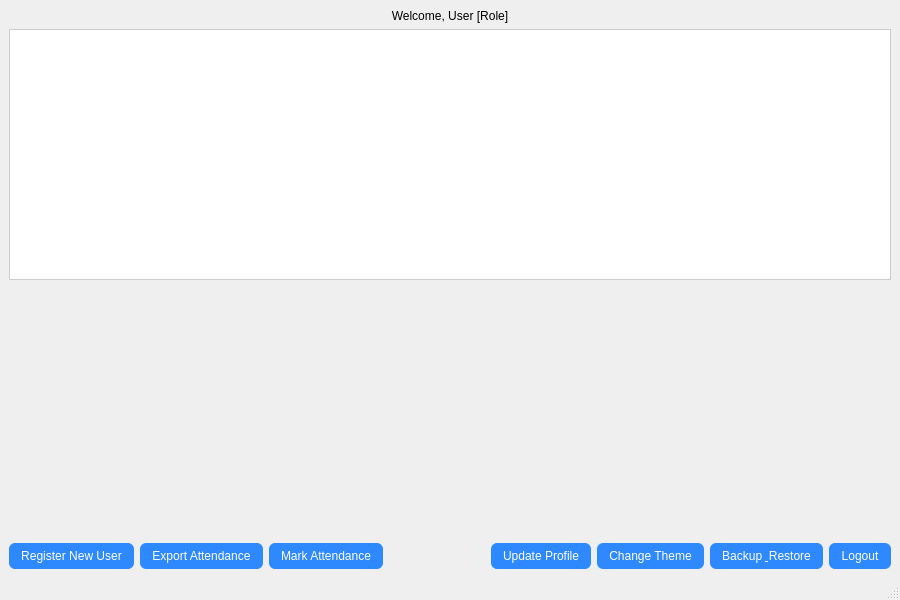
<?xml version="1.0" encoding="UTF-8"?>
<ui version="4.0">
 <class>MainWindow</class>
 <widget class="QMainWindow" name="MainWindow">
  <property name="geometry">
   <rect><x>0</x><y>0</y><width>900</width><height>600</height></rect>
  </property>
  <property name="windowTitle">
   <string>Dashboard</string>
  </property>
  <widget class="QWidget" name="centralwidget">
   <property name="styleSheet">
    <string notr="true">
QPushButton {
    background-color: #2e89ff;
    color: white;
    border-radius: 6px;
    padding: 6px 12px;
    font: bold 10pt "Segoe UI";
}
QPushButton:hover {
    background-color: #1c6edb;
}
QLabel#welcomeLabel {
    font: bold 14pt "Segoe UI";
}
QTableView {
    border: 1px solid #ccc;
    gridline-color: lightgray;
    font: 10pt "Segoe UI";
    selection-background-color: #2e89ff;
}
    </string>
   </property>

   <layout class="QVBoxLayout" name="verticalLayout" stretch="0,1,1,0">
    <!-- Welcome Label -->
    <item>
     <widget class="QLabel" name="welcomeLabel">
      <property name="text">
       <string>Welcome, User [Role]</string>
      </property>
      <property name="alignment">
       <set>Qt::AlignCenter</set>
      </property>
     </widget>
    </item>

    <!-- Attendance Table -->
    <item>
     <widget class="QTableView" name="attendanceTableView"/>
    </item>

    <!-- Chart Container -->
    <item>
     <widget class="QWidget" name="attendanceChartContainer" native="true">
      <property name="sizePolicy">
       <sizepolicy hsizetype="Expanding" vsizetype="Preferred">
        <horstretch>0</horstretch>
        <verstretch>0</verstretch>
       </sizepolicy>
      </property>
     </widget>
    </item>

    <!-- Button Layout -->
    <item>
     <layout class="QHBoxLayout" name="buttonLayout">
      <item>
       <widget class="QPushButton" name="registerUserButton">
        <property name="text">
         <string>Register New User</string>
        </property>
       </widget>
      </item>
      <item>
       <widget class="QPushButton" name="exportCsvButton">
        <property name="text">
         <string>Export Attendance</string>
        </property>
       </widget>
      </item>
      <item>
       <widget class="QPushButton" name="markAttendanceButton">
        <property name="text">
         <string>Mark Attendance</string>
        </property>
        <property name="visible">
         <bool>false</bool>
        </property>
       </widget>
      </item>

      <item>
       <spacer name="horizontalSpacer">
        <property name="orientation"><enum>Qt::Horizontal</enum></property>
        <property name="sizeType"><enum>QSizePolicy::Expanding</enum></property>
        <property name="sizeHint" stdset="0">
         <size><width>0</width><height>0</height></size>
        </property>
       </spacer>
      </item>

      <item>
       <widget class="QPushButton" name="updateProfileButton">
        <property name="text"><string>Update Profile</string></property>
       </widget>
      </item>
      <item>
       <widget class="QPushButton" name="themeToggleButton">
        <property name="text"><string>Change Theme</string></property>
       </widget>
      </item>
      <item>
	<widget class="QPushButton" name="backupRestoreButton">
 	<property name="text">
  	<string>Backup &amp; Restore</string>
 	</property>
	</widget>
      </item>
      <item>
       <widget class="QPushButton" name="logoutButton">
        <property name="text"><string>Logout</string></property>
       </widget>
      </item>
     </layout>
    </item>
   </layout>
  </widget>
  <widget class="QStatusBar" name="statusbar"/>
 </widget>
 <resources/>
 <connections/>
</ui>
